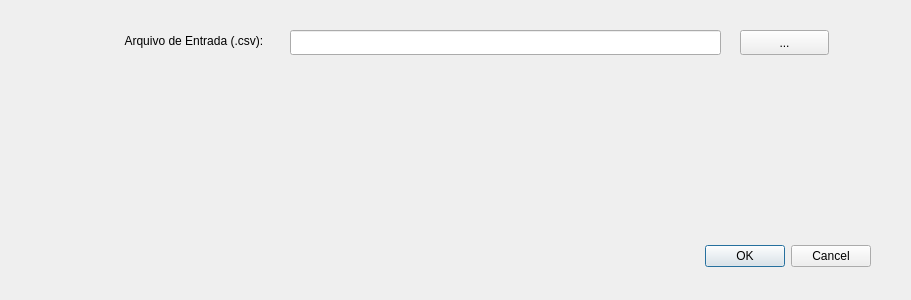
<?xml version="1.0" encoding="UTF-8"?>
<ui version="4.0">
 <class>volumDialogBase</class>
 <widget class="QDialog" name="volumDialogBase">
  <property name="geometry">
   <rect>
    <x>0</x>
    <y>0</y>
    <width>911</width>
    <height>300</height>
   </rect>
  </property>
  <property name="windowTitle">
   <string>volum</string>
  </property>
  <widget class="QDialogButtonBox" name="button_box">
   <property name="geometry">
    <rect>
     <x>530</x>
     <y>240</y>
     <width>341</width>
     <height>32</height>
    </rect>
   </property>
   <property name="orientation">
    <enum>Qt::Horizontal</enum>
   </property>
   <property name="standardButtons">
    <set>QDialogButtonBox::Cancel|QDialogButtonBox::Ok</set>
   </property>
  </widget>
  <widget class="QLabel" name="label">
   <property name="geometry">
    <rect>
     <x>90</x>
     <y>30</y>
     <width>211</width>
     <height>21</height>
    </rect>
   </property>
   <property name="text">
    <string>Arquivo de Entrada (.csv): </string>
   </property>
   <property name="alignment">
    <set>Qt::AlignCenter</set>
   </property>
  </widget>
  <widget class="QPushButton" name="botaoinput">
   <property name="geometry">
    <rect>
     <x>740</x>
     <y>30</y>
     <width>89</width>
     <height>25</height>
    </rect>
   </property>
   <property name="text">
    <string>...</string>
   </property>
  </widget>
  <widget class="QLineEdit" name="input2">
   <property name="geometry">
    <rect>
     <x>290</x>
     <y>30</y>
     <width>431</width>
     <height>25</height>
    </rect>
   </property>
  </widget>
 </widget>
 <resources/>
 <connections>
  <connection>
   <sender>button_box</sender>
   <signal>accepted()</signal>
   <receiver>volumDialogBase</receiver>
   <slot>accept()</slot>
   <hints>
    <hint type="sourcelabel">
     <x>20</x>
     <y>20</y>
    </hint>
    <hint type="destinationlabel">
     <x>20</x>
     <y>20</y>
    </hint>
   </hints>
  </connection>
  <connection>
   <sender>button_box</sender>
   <signal>rejected()</signal>
   <receiver>volumDialogBase</receiver>
   <slot>reject()</slot>
   <hints>
    <hint type="sourcelabel">
     <x>20</x>
     <y>20</y>
    </hint>
    <hint type="destinationlabel">
     <x>20</x>
     <y>20</y>
    </hint>
   </hints>
  </connection>
 </connections>
</ui>
